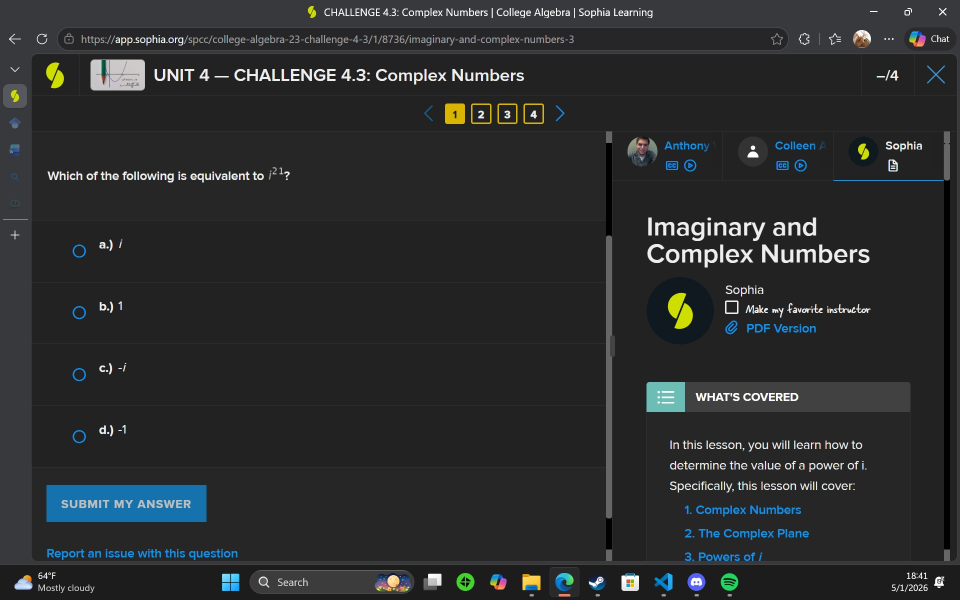
#> input picture webpagetest.png, 1919 x 1199 px (shown at 1/2 size)
$ python -i vision_llm.py   (imports and definitions only)
#> lines starting #> are read from the running program, lines starting #| are printed output that depends on the picture
"""
Two-phase vision pipeline via Ollama.

Phase 1 — llava-llama3  : reads the screenshot, extracts question + choices as plain text.
Phase 2 — deepseek-r1:7b: receives clean text, solves step-by-step with chain-of-thought.

Separating reading from reasoning eliminates the core failure mode where a single
vision model both misreads the image AND makes algebra errors.
"""

import base64
import io
import json
import os
import subprocess
import time
import urllib.request
import urllib.error
from pathlib import Path
from typing import Callable, Optional

OLLAMA_URL = "http://localhost:11434"
VISION_MODEL  = "llava-llama3"   # reads the image only
MATH_MODEL    = "qwen2.5:7b"     # solves the extracted problem (strong math, no CoT)
_FALLBACK_VISION = "llava:7b"
TIMEOUT = 180  # GPU inference; covers model swap + reasoning + answer

_OLLAMA_EXE = Path(os.environ.get("LOCALAPPDATA", "")) / "Programs" / "Ollama" / "ollama.exe"

_EXTRACT_SYSTEM = (
    "You are a precise text extractor for exam screenshots. "
    "Your ONLY job is to read the screen and output the question and answer choices verbatim. "
    "Do NOT solve anything. Do NOT explain. Output the text exactly as it appears."
)

_SOLVE_SYSTEM = (
    "You are a precise math tutor. Solve the multiple-choice problem in as few steps as possible.\n"
    "Be DIRECT — do not wander. Pick the right method on the first try.\n"
    "\n"
    "QUADRATIC VERTEX (y = ax² + bx + c):\n"
    "  Use ONLY the formula h = -b/(2a), k = a·h² + b·h + c.\n"
    "  Read a, b, c straight from the original equation. Do not divide or factor first.\n"
    "  Direction: a > 0 opens upward, a < 0 opens downward.\n"
    "  Example: y = 3x² - 18x - 10  →  a=3, b=-18, c=-10\n"
    "    h = -(-18)/(2·3) = 18/6 = 3\n"
    "    k = 3(3²) + (-18)(3) + (-10) = 27 - 54 - 10 = -37\n"
    "    Vertex (3,-37), opens upward.\n"
    "\n"
    "COMPLEX NUMBER PRODUCT (a+bi)(c+di):\n"
    "  Expand all four FOIL terms, then substitute i² = -1.\n"
    "  Result: (ac - bd) + (ad + bc)i\n"
    "\n"
    "COMPLEX NUMBER SUM/DIFFERENCE:\n"
    "  Add real parts and imaginary parts separately. Keep all signs.\n"
    "\n"
    "POWERS OF i:\n"
    "  i² = -1, i³ = -i, i⁴ = 1, then cycle. For i^n, compute n mod 4.\n"
    "\n"
    "End every response with a final line: Answer: X.) [value]\n"
    "Your final answer MUST exactly match one of the listed choices a/b/c/d."
)


# ---------------------------------------------------------------------------
# Ollama helpers
# ---------------------------------------------------------------------------

# [15 lines left out: functions _available_models, _resolve_vision_model, not called in this run]


def _math_model_available() -> bool:
    return any(MATH_MODEL in n for n in _available_models())


# [23 lines left out: functions _try_start_ollama, is_ollama_running, not called in this run]


# ---------------------------------------------------------------------------
# Image preparation
# ---------------------------------------------------------------------------

def _crop_to_question(image_path: Path):
    """
    Remove browser chrome (top 13%), taskbar (bottom 8%), and right sidebar (37%).
    Returns a PIL Image of the question area only.
    """
#> called with image_path = '../webpagetest.png'
    from PIL import Image
    img = Image.open(image_path).convert("RGB")
    w, h = img.size
#> w = 1919; h = 1199
    return img.crop((0, int(h * 0.13), int(w * 0.63), int(h * 0.92)))
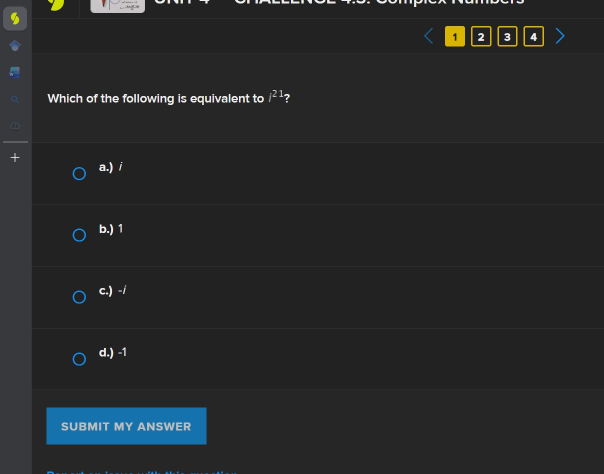
#> returned value: PIL image 1208x948 RGB (shown at 1/2 size); mean R, G, B 38.8, 40.7, 41.6


# [35 lines left out: functions _encode_image, _fix_math_ocr, not called in this run]


def _ocr_extract(image_path: Path) -> str:
    """OCR the cropped question area; returns cleaned text."""
    import re
    try:
        import pytesseract
        from PIL import ImageEnhance, ImageFilter, ImageOps, Image as _Img
        import numpy as np
        img = _crop_to_question(image_path).convert("L")
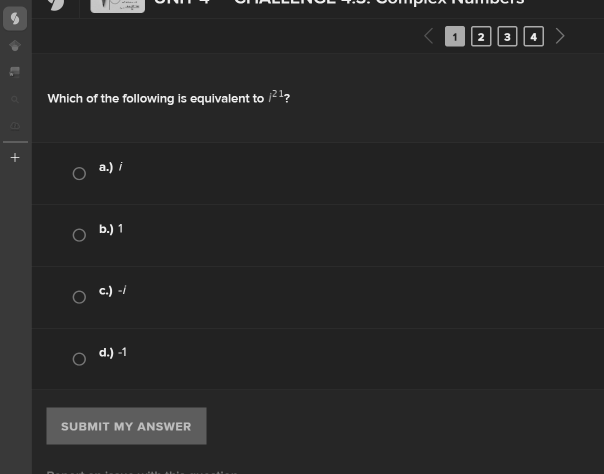
#> img: PIL image 1208x948 L (shown at 1/2 size); min 25, max 255, mean 40.2
        arr = np.array(img)
        if arr.mean() < 128:
            img = ImageOps.invert(img)
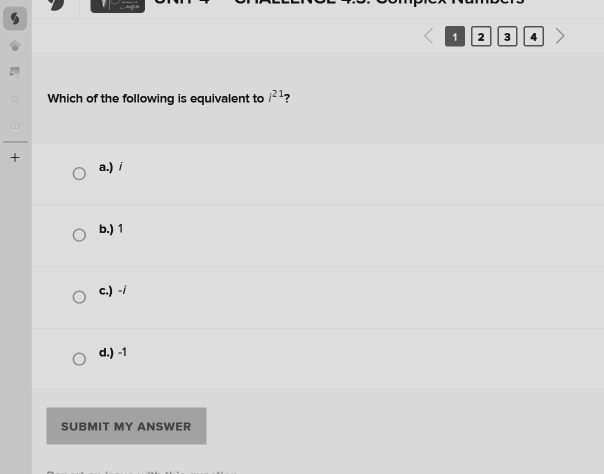
#> img: PIL image 1208x948 L (shown at 1/2 size); min 0, max 230, mean 214.8
        img = img.resize((img.width * 2, img.height * 2), _Img.LANCZOS)
#> img: PIL image 2416x1896 L
        img = ImageEnhance.Contrast(img).enhance(2.5)
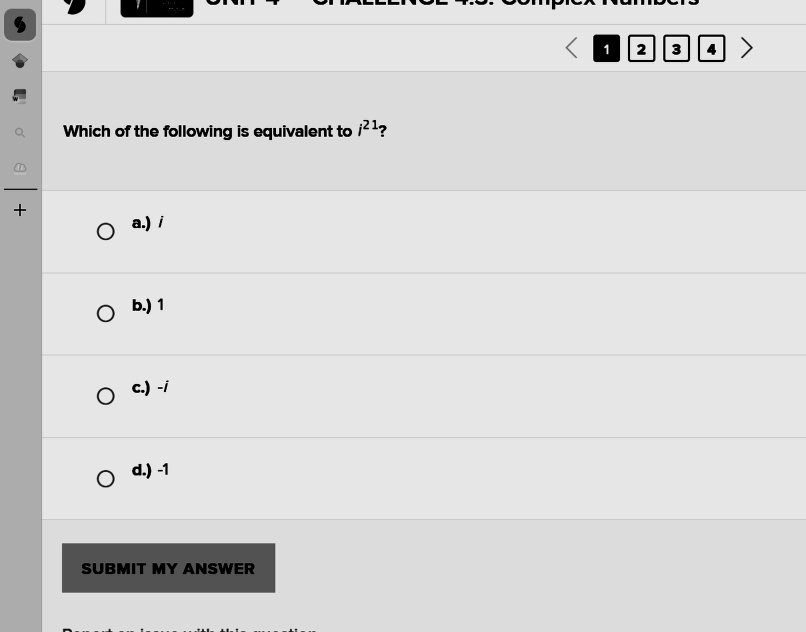
#> img: PIL image 2416x1896 L (shown at 1/3 size); min 0, max 255, mean 216.8
        img = img.filter(ImageFilter.SHARPEN)
#> (the run stopped early here; a loop or call above may not have finished)
